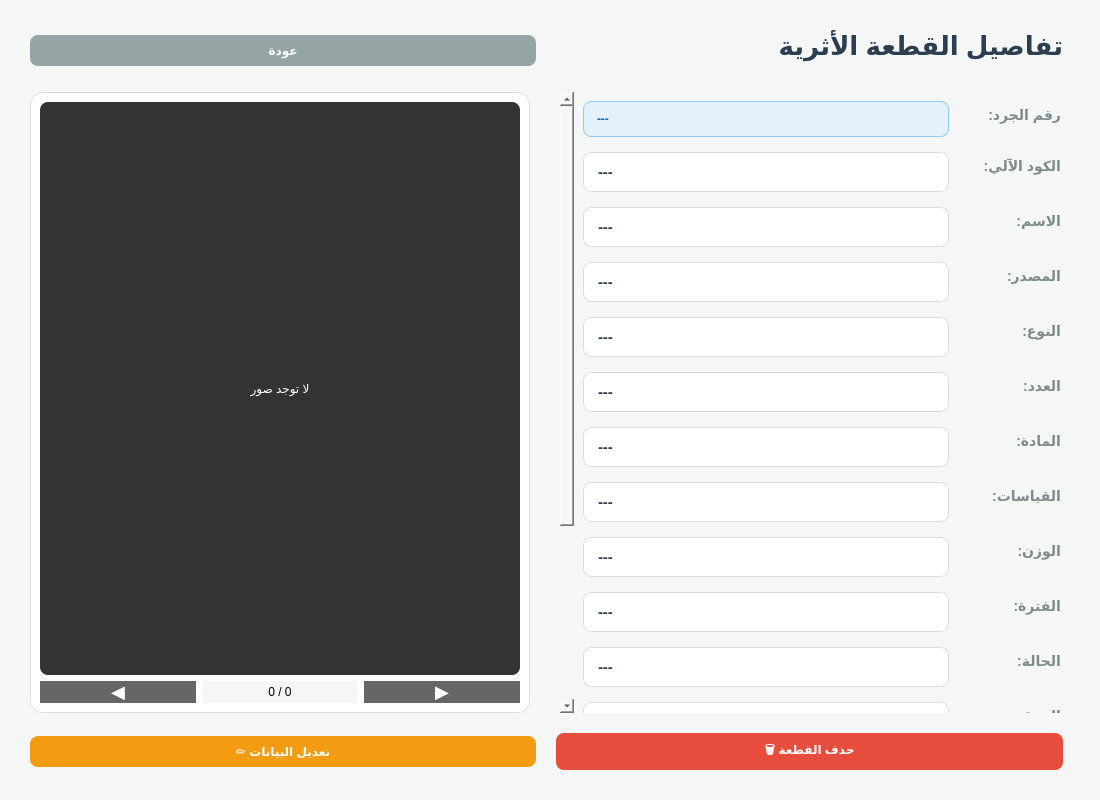
<?xml version="1.0" encoding="UTF-8"?>
<ui version="4.0">
 <class>Form</class>
 <widget class="QWidget" name="Form">
  <property name="geometry">
   <rect>
    <x>0</x>
    <y>0</y>
    <width>1100</width>
    <height>800</height>
   </rect>
  </property>
  <property name="windowTitle">
   <string>تفاصيل القطعة</string>
  </property>
  <property name="layoutDirection">
   <enum>Qt::RightToLeft</enum>
  </property>
  <property name="styleSheet">
   <string notr="true">
    QWidget { font-family: 'Leelawadee UI', sans-serif; background-color: #f4f7f6; }
    
    #lblTitle { font-size: 26px; font-weight: bold; color: #2c3e50; margin-bottom: 10px; }
    
    /* العناوين الجانبية */
    #l_inv, #l1, #l2, #l3, #l4, #l5, #l6, #l7, #l8, #l9, #l10, #l_src, #l_dims, #l_wgt, #l_editor, #l_edate { 
        font-weight: bold; color: #7f8c8d; font-size: 14px; 
    }
    
    /* قيم البيانات */
    #valCode, #valName, #valSource, #valType, #valQuantity, #valMaterial, #valDimensions, #valWeight, 
    #valPeriod, #valCondition, #valStorage, #valDescription, #valEditor, #valEditDate { 
        background-color: white; 
        border: 1px solid #ddd; 
        border-radius: 8px; 
        padding: 10px; 
        color: #2c3e50; 
        font-size: 15px; 
        font-weight: 500; 
    }
    
    #valInventory { 
        background-color: #e3f2fd; 
        color: #1565c0; 
        border: 1px solid #90caf9; 
        font-weight: bold; 
        padding: 10px; 
        border-radius: 8px;
    }
    #valNotes { 
        background-color: #fff3cd; 
        border: 1px solid #ffeeba; 
        color: #856404; 
        padding: 10px; 
        border-radius: 8px;
    }
    
    #imageFrame { background-color: white; border: 1px solid #ddd; border-radius: 12px; }
    #lblImage { background-color: #333; border-radius: 8px; color: white; }
    
    #btnNext, #btnPrev { background-color: rgba(0,0,0,0.6); color: white; border-radius: 20px; font-weight: bold; font-size: 18px; }
    #btnNext:hover, #btnPrev:hover { background-color: rgba(0,0,0,0.8); }
    
    #btnBack { background-color: #95a5a6; color: white; border-radius: 8px; padding: 8px 20px; font-weight: bold; border: none; }
    #btnEdit { background-color: #f39c12; color: white; border-radius: 8px; padding: 8px 20px; font-weight: bold; border: none; }
    #btnDelete { background-color: #e74c3c; color: white; border-radius: 8px; padding: 8px 20px; font-weight: bold; border: none; }
   </string>
  </property>
  
  <layout class="QVBoxLayout" name="verticalLayout">
   <property name="spacing"> <number>20</number> </property>
   <property name="margin"> <number>30</number> </property>
   
   <item>
    <layout class="QHBoxLayout" name="headerLayout">
     <item> <widget class="QLabel" name="lblTitle"> <property name="text"> <string>تفاصيل القطعة الأثرية</string> </property> </widget> </item>
     <item> <spacer name="spacer"> <property name="orientation"> <enum>Qt::Horizontal</enum> </property> </spacer> </item>
     <item> <widget class="QPushButton" name="btnBack"> <property name="text"> <string>عودة</string> </property> </widget> </item>
    </layout>
   </item>

   <item>
    <layout class="QHBoxLayout" name="mainLayout">
     <property name="spacing"> <number>30</number> </property>
     
     <item>
      <widget class="QScrollArea" name="scrollArea">
       <property name="frameShape"> <enum>QFrame::NoFrame</enum> </property>
       <property name="widgetResizable"> <bool>true</bool> </property>
       <widget class="QWidget" name="scrollContents">
        <layout class="QFormLayout" name="formLayout">
         <property name="spacing"> <number>15</number> </property>
         
         <item row="0" column="0"> <widget class="QLabel" name="l_inv"> <property name="text"> <string>رقم الجرد:</string> </property> </widget> </item> 
         <item row="0" column="1"> <widget class="QLabel" name="valInventory"> <property name="text"> <string>---</string> </property> </widget> </item>

         <item row="1" column="0"> <widget class="QLabel" name="l1"> <property name="text"> <string>الكود الآلي:</string> </property> </widget> </item> 
         <item row="1" column="1"> <widget class="QLabel" name="valCode"> <property name="text"> <string>---</string> </property> </widget> </item>

         <item row="2" column="0"> <widget class="QLabel" name="l2"> <property name="text"> <string>الاسم:</string> </property> </widget> </item> 
         <item row="2" column="1"> <widget class="QLabel" name="valName"> <property name="text"> <string>---</string> </property> </widget> </item>

         <item row="3" column="0"> <widget class="QLabel" name="l_src"> <property name="text"> <string>المصدر:</string> </property> </widget> </item> 
         <item row="3" column="1"> <widget class="QLabel" name="valSource"> <property name="text"> <string>---</string> </property> </widget> </item>

         <item row="4" column="0"> <widget class="QLabel" name="l3"> <property name="text"> <string>النوع:</string> </property> </widget> </item> 
         <item row="4" column="1"> <widget class="QLabel" name="valType"> <property name="text"> <string>---</string> </property> </widget> </item>

         <item row="5" column="0"> <widget class="QLabel" name="l4"> <property name="text"> <string>العدد:</string> </property> </widget> </item> 
         <item row="5" column="1"> <widget class="QLabel" name="valQuantity"> <property name="text"> <string>---</string> </property> </widget> </item>

         <item row="6" column="0"> <widget class="QLabel" name="l5"> <property name="text"> <string>المادة:</string> </property> </widget> </item> 
         <item row="6" column="1"> <widget class="QLabel" name="valMaterial"> <property name="text"> <string>---</string> </property> </widget> </item>

         <item row="7" column="0"> <widget class="QLabel" name="l_dims"> <property name="text"> <string>القياسات:</string> </property> </widget> </item> 
         <item row="7" column="1"> <widget class="QLabel" name="valDimensions"> <property name="text"> <string>---</string> </property> </widget> </item>

         <item row="8" column="0"> <widget class="QLabel" name="l_wgt"> <property name="text"> <string>الوزن:</string> </property> </widget> </item> 
         <item row="8" column="1"> <widget class="QLabel" name="valWeight"> <property name="text"> <string>---</string> </property> </widget> </item>

         <item row="9" column="0"> <widget class="QLabel" name="l6"> <property name="text"> <string>الفترة:</string> </property> </widget> </item> 
         <item row="9" column="1"> <widget class="QLabel" name="valPeriod"> <property name="text"> <string>---</string> </property> </widget> </item>

         <item row="10" column="0"> <widget class="QLabel" name="l7"> <property name="text"> <string>الحالة:</string> </property> </widget> </item> 
         <item row="10" column="1"> <widget class="QLabel" name="valCondition"> <property name="text"> <string>---</string> </property> </widget> </item>

         <item row="11" column="0"> <widget class="QLabel" name="l8"> <property name="text"> <string>الموقع:</string> </property> </widget> </item> 
         <item row="11" column="1"> <widget class="QLabel" name="valStorage"> <property name="text"> <string>---</string> </property> </widget> </item>
         
         <item row="12" column="0"> <widget class="QLabel" name="l9"> <property name="text"> <string>الوصف:</string> </property> </widget> </item> 
         <item row="12" column="1"> <widget class="QLabel" name="valDescription"> <property name="wordWrap"> <bool>true</bool> </property> <property name="text"> <string>---</string> </property> </widget> </item>
         
         <item row="13" column="0"> <widget class="QLabel" name="l10"> <property name="text"> <string>ملاحظات:</string> </property> </widget> </item> 
         <item row="13" column="1"> <widget class="QLabel" name="valNotes"> <property name="wordWrap"> <bool>true</bool> </property> <property name="text"> <string>---</string> </property> </widget> </item>

         <item row="14" column="0"> <widget class="QLabel" name="l_editor"> <property name="text"> <string>محرر البطاقة:</string> </property> </widget> </item> 
         <item row="14" column="1"> <widget class="QLabel" name="valEditor"> <property name="text"> <string>---</string> </property> </widget> </item>

         <item row="15" column="0"> <widget class="QLabel" name="l_edate"> <property name="text"> <string>تاريخ التحرير:</string> </property> </widget> </item> 
         <item row="15" column="1"> <widget class="QLabel" name="valEditDate"> <property name="text"> <string>---</string> </property> </widget> </item>

        </layout>
       </widget>
      </widget>
     </item>

     <item>
      <widget class="QFrame" name="imageFrame">
       <property name="minimumSize"> <size> <width>500</width> <height>0</height> </size> </property>
       <layout class="QVBoxLayout" name="vImg">
        <item> 
         <widget class="QLabel" name="lblImage"> 
          <property name="minimumSize"> <size> <width>480</width> <height>320</height> </size> </property>
          <property name="alignment"> <set>Qt::AlignCenter</set> </property> 
          <property name="text"> <string>لا توجد صور</string> </property> 
          <property name="scaledContents"> <bool>true</bool> </property>
         </widget> 
        </item>
        <item>
         <layout class="QHBoxLayout" name="hControls">
          <item> <widget class="QPushButton" name="btnNext"> <property name="text"> <string>▶</string> </property> <property name="fixedSize"> <size> <width>40</width> <height>40</height> </size> </property> </widget> </item>
          <item> <widget class="QLabel" name="lblImageCounter"> <property name="alignment"> <set>Qt::AlignCenter</set> </property> <property name="text"> <string>0 / 0</string> </property> </widget> </item>
          <item> <widget class="QPushButton" name="btnPrev"> <property name="text"> <string>◀</string> </property> <property name="fixedSize"> <size> <width>40</width> <height>40</height> </size> </property> </widget> </item>
         </layout>
        </item>
       </layout>
      </widget>
     </item>
    </layout>
   </item>

   <item>
    <layout class="QHBoxLayout" name="horizontalLayout_Footer">
     <item> <spacer name="horizontalSpacer_2"> <property name="orientation"> <enum>Qt::Horizontal</enum> </property> </spacer> </item>
     <item> <widget class="QPushButton" name="btnDelete"> <property name="text"> <string>🗑️ حذف القطعة</string> </property> </widget> </item>
     <item> <widget class="QPushButton" name="btnEdit"> <property name="text"> <string>✏️ تعديل البيانات</string> </property> </widget> </item>
    </layout>
   </item>
  </layout>
 </widget>
</ui>
